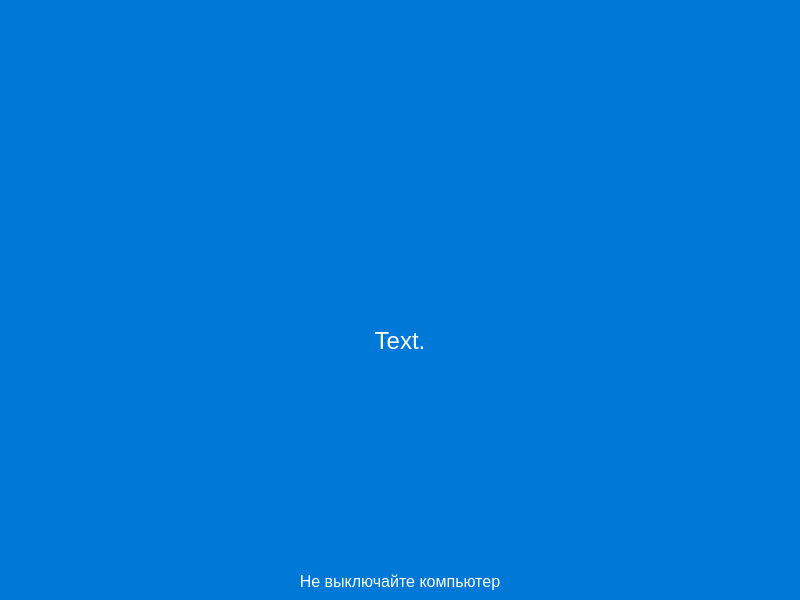
<?xml version="1.0" encoding="UTF-8"?>
<ui version="4.0">
 <class>MainWindow</class>
 <widget class="QMainWindow" name="MainWindow">
  <property name="geometry">
   <rect>
    <x>0</x>
    <y>0</y>
    <width>800</width>
    <height>600</height>
   </rect>
  </property>
  <widget class="QWidget" name="centralwidget">
   <property name="styleSheet">
    <string notr="true">background-color: rgb(0, 120, 215);</string>
   </property>
   <layout class="QVBoxLayout" name="mainLayout">
    <item>
     <spacer name="topSpacer">
      <property name="orientation">
       <enum>Qt::Vertical</enum>
      </property>
      <property name="sizeHint" stdset="0">
       <size>
        <width>20</width>
        <height>40</height>
       </size>
      </property>
     </spacer>
    </item>
    <item>
     <layout class="QVBoxLayout" name="centerLayout">
      <item>
       <widget class="QLabel" name="labelGif">
        <property name="minimumSize">
         <size>
          <width>100</width>
          <height>100</height>
         </size>
        </property>
        <property name="alignment">
         <set>Qt::AlignCenter</set>
        </property>
       </widget>
      </item>
      <item>
       <widget class="QLabel" name="labelText">
        <property name="styleSheet">
         <string notr="true">color: white; font-size: 18pt; font-family: 'Segoe UI';</string>
        </property>
        <property name="text">
         <string>Text.</string>
        </property>
        <property name="alignment">
         <set>Qt::AlignCenter</set>
        </property>
       </widget>
      </item>
     </layout>
    </item>
    <item>
     <spacer name="bottomSpacer">
      <property name="orientation">
       <enum>Qt::Vertical</enum>
      </property>
      <property name="sizeHint" stdset="0">
       <size>
        <width>20</width>
        <height>40</height>
       </size>
      </property>
     </spacer>
    </item>
    <item>
     <widget class="QLabel" name="labelBottom">
      <property name="styleSheet">
       <string notr="true">color: white; font-size: 12pt; font-family: 'Segoe UI';</string>
      </property>
      <property name="text">
       <string>Не выключайте компьютер</string>
      </property>
      <property name="alignment">
       <set>Qt::AlignCenter</set>
      </property>
     </widget>
    </item>
   </layout>
  </widget>
 </widget>
 <resources/>
 <connections/>
</ui>
